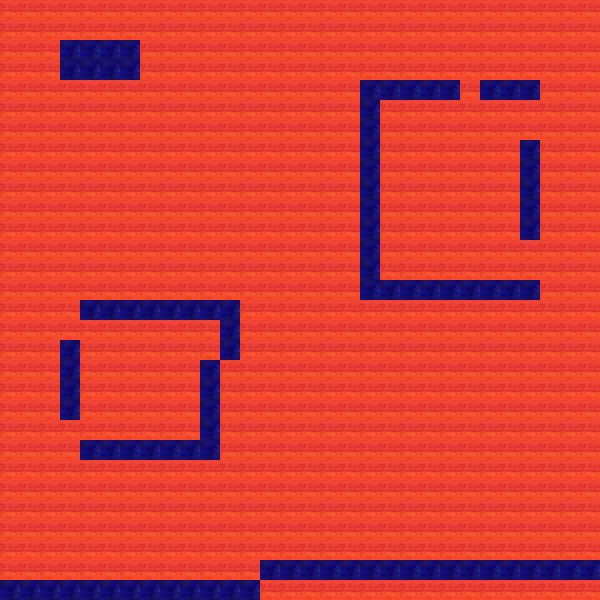

Tiled map render using the project's own tile images. Description and the map definition, with tile-layer contents summarised, below:
An orthogonal 30x30 tile map with 20x20 px tiles, 1 tile layer (Tile Layer 1).

<map version="1.0" orientation="orthogonal" width="30" height="30" tilewidth="20" tileheight="20">
 <tileset firstgid="1" name="mini-tiles" tilewidth="20" tileheight="20">
  <image source="mini-tiles.png" width="300" height="104" />
 </tileset>
 <layer name="Tile Layer 1" width="30" height="30">
  <data>[900 cells, 900 non-empty, 2 distinct tile ids]</data>
 </layer>
</map>